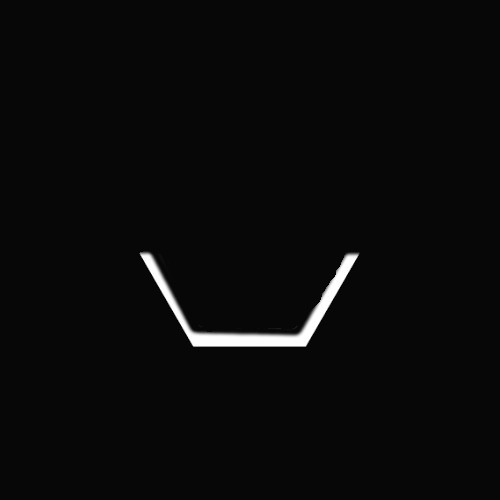
#> input picture 2_find-corners/trapazoid.jpg, 500 x 500 px
$ python find_corners.py
#> lines starting #> are read from the running program, lines starting #| are printed output that depends on the picture; after the words box and inside, x2 and y2 are one past the last pixel; in counts of white or black regions, pixels touching at a corner belong together
import cv2 as cv
import numpy as np
import imutils
import matplotlib.pyplot as plt

img = cv.imread('trapazoid.jpg')
#> img is the input picture: shape (500, 500, 3); min 0, max 255, mean 10.2
canvas = img.copy()

gray = cv.cvtColor(img, cv.COLOR_BGR2GRAY)

(threshRet, bwimg) = cv.threshold(gray, 127, 255, cv.THRESH_BINARY)
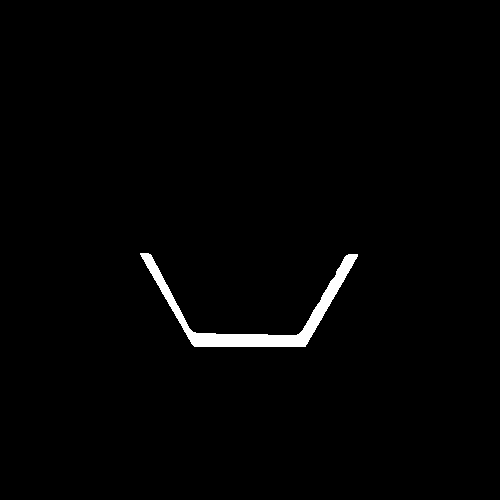
#> bwimg: shape (500, 500); 1.3% white; 1 white region

(contourRet, contour) = cv.findContours(bwimg, 1, 2)
#> contourRet = 1 contour; box (x1, y1, x2, y2) and area: (140, 253, 358, 347) 3028; contour = [[-1, -1, -1, -1]]

#      imgray = cv.cvtColor(im, cv.COLOR_BGR2GRAY)
#      ret, thresh = cv.threshold(imgray, 127, 255, 0)
#      contours, hierarchy = cv.findContours(thres, cv.RETR_TREE, cv.CHAIN_APPROX_SIMPLE)
cnt = contourRet[0]
#> cnt = contour of 299 points, box (x1, y1, x2, y2) (140, 253, 358, 347), area 3028

percentArcLength=0.01
epsilon = percentArcLength*cv.arcLength(cnt, True)
#> epsilon = 6.63
approx = cv.approxPolyDP(cnt, epsilon, True)
#> approx = [[140, 253], [194, 346], [305, 346], [357, 256], [344, 257], [298, 334], [193, 332], [151, 255]]

# [11 lines of commented-out code are left out]


cv.drawContours(canvas, approx, -1, (0, 255, 0), 3)
#> canvas: shape (500, 500, 3); 0.04% of pixels changed, all inside (x1, y1, x2, y2) = (138, 251, 360, 349)
cv.imshow('Points', canvas)
cv.waitKey(0)

cv.drawContours(canvas, [approx], -1, (0, 255, 0), 3)
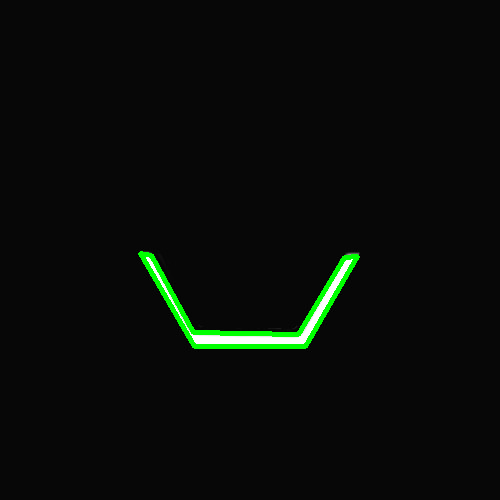
#> canvas: shape (500, 500, 3); mean B, G, R 8.6, 11.7, 8.6
cv.imshow('Contour Approximation', canvas)
cv.waitKey(0)

print(approx)
#| [[[140 253]]
#|  [[194 346]]
#|  [[305 346]]
#|  [[357 256]]
#|  [[344 257]]
#|  [[298 334]]
#|  [[193 332]]
#|  [[151 255]]]
# Should yield following coords:  array([[[140, 253]], [[194, 346]], [[305, 346]], [[357, 256]], [[344, 257]], [[298, 334]], [[193, 332]], [[151, 255]]], dtype=int32)


#Try "percentArcLength" = 0.1, 0.05, 0.01, 0.001


# get "image moments" from contour
M = cv.moments(cnt)
#> M = moments, m00 3027.5, centre m10/m00, m01/m00 = (254.9, 314.9)
centroid_x = int(M['m10']/M['m00'])
#> centroid_x = 254
centroid_y = int(M['m01']/M['m00'])
#> centroid_y = 314
# Centroid x,y coords should correspond to roughly: 254, 314

# filter to get
